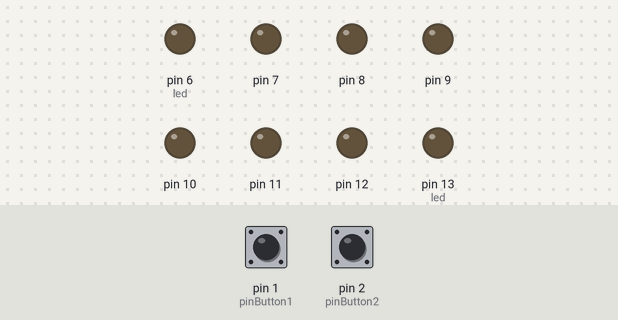
The sketch below on a simulated Arduino Uno, built with avr-gcc and run on an emulated ATmega328P. On the bench: output pins drawn as LEDs (lit = HIGH). Dashed ring = blinking. The inputs (shaded band) are chosen by the test bench; at power-on: pin 1 (pinButton1) LOW, pin 2 (pinButton2) LOW.

Above: at 1.2 s.
1.3 s: pin 1 (pinButton1) pulled HIGH for 0.15 s
At 2.7 s:
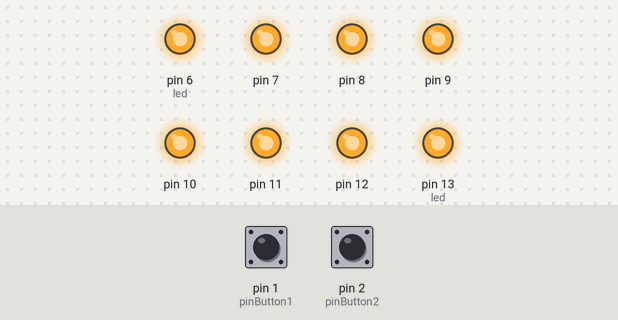
4.3 s: pin 2 (pinButton2) pulled HIGH for 3.2 s
At 8.5 s:
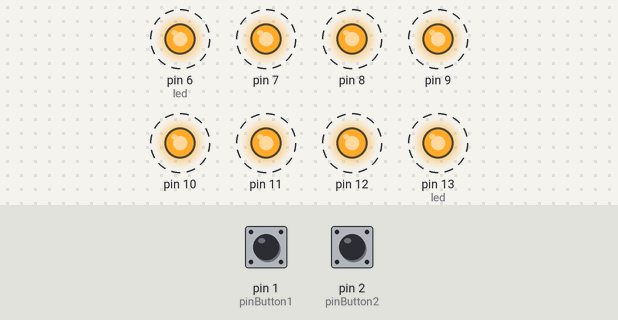
9.0 s: pin 2 (pinButton2) pulled HIGH for 0.15 s
At 9.15 s:
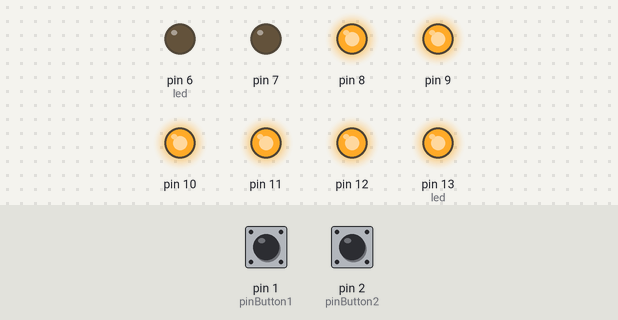
12.0 s: pin 2 (pinButton2) pulled HIGH for 1 s
At 12.15 s:
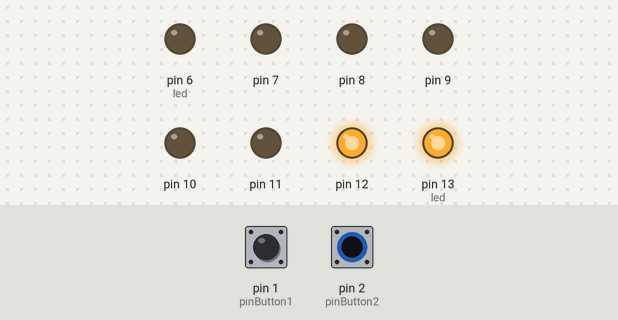
Timing chart, 0 to 15.0 s (numbered marks = the images above; inputs shaded):
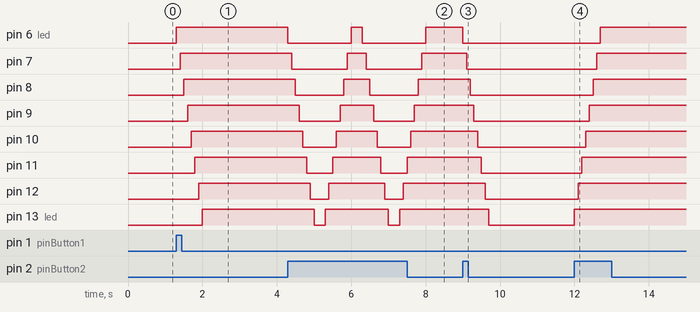

Measured:
- after the input at 1.3 s, pin 6 (led): LOW → HIGH at once; pin 7: LOW → HIGH after 0.10 s; pin 8: LOW → HIGH after 0.20 s; pin 9: LOW → HIGH after 0.30 s; pin 10: LOW → HIGH after 0.40 s
- after the input at 4.3 s, pin 6 (led): alternates HIGH for 0.30 s and LOW for 1.7 s, starting at once; pin 7: alternates HIGH for 0.50 s and LOW for 1.5 s, starting after 0.10 s
- after the input at 9.0 s, pin 6 (led): HIGH → LOW at once; pin 7: HIGH → LOW after 0.10 s; pin 8: HIGH → LOW after 0.20 s; pin 9: HIGH → LOW after 0.30 s; pin 10: HIGH → LOW after 0.40 s
- after the input at 12.0 s, pin 6 (led): LOW → HIGH after 0.70 s; pin 7: LOW → HIGH after 0.60 s; pin 8: LOW → HIGH after 0.50 s; pin 9: LOW → HIGH after 0.40 s; pin 10: LOW → HIGH after 0.30 s

The sketch:

luz_escada.ino
```cpp
int led;
int pinButton2 = 2;
int pinButton1 = 1;
int stateButton2;
int stateButton1;
int stateLED = LOW;
long time = 0;
long debounce = 200;
int previous = LOW;

void setup() {
  // OUTPUT
  pinMode(13, OUTPUT);
  pinMode(12, OUTPUT);
  pinMode(11, OUTPUT);
  pinMode(10, OUTPUT);
  pinMode(9, OUTPUT);
  pinMode(8, OUTPUT);
  pinMode(7, OUTPUT);
  pinMode(6, OUTPUT);
  // INPUT
  pinMode(2, INPUT);
  pinMode(1, INPUT);

}

void loop() {
  stateButton2 = digitalRead(pinButton2);
  stateButton1 = digitalRead(pinButton1);

  if( (stateButton2 == HIGH || stateButton1 == HIGH) && previous == LOW && millis() - time > debounce) {

    if(stateLED == HIGH){

      if (stateButton1 == HIGH ) {
        desligaSeqLedBaixoCima();
      } else {
        desligaSeqLedCimaBaixo();
      }
      stateLED = LOW;

    } else {

       if (stateButton1 == HIGH ) {
          ligaSeqLedCimaBaixo();
       } else {
          ligaSeqLedBaixoCima();
       }
       stateLED = HIGH;

    }

    time = millis();

  }
  previous == stateButton2;
}

void ligaSeqLedCimaBaixo() {

  led = 6;

  while (led <= 13) {
    digitalWrite(led, HIGH);
    delay(100);

    led++;
  }

}

void ligaSeqLedBaixoCima() {

  led = 13;

  while (led >= 6) {
    digitalWrite(led, HIGH);
    delay(100);

    led--;
  }

}

void desligaSeqLedCimaBaixo() {

  led = 6;

  while (led <= 13) {
    digitalWrite(led, LOW);
    delay(100);

    led++;
  }
}

void desligaSeqLedBaixoCima() {

  led = 13;

  while (led >= 6) {
    digitalWrite(led, LOW);
    delay(100);

    led--;
  }

}
```
